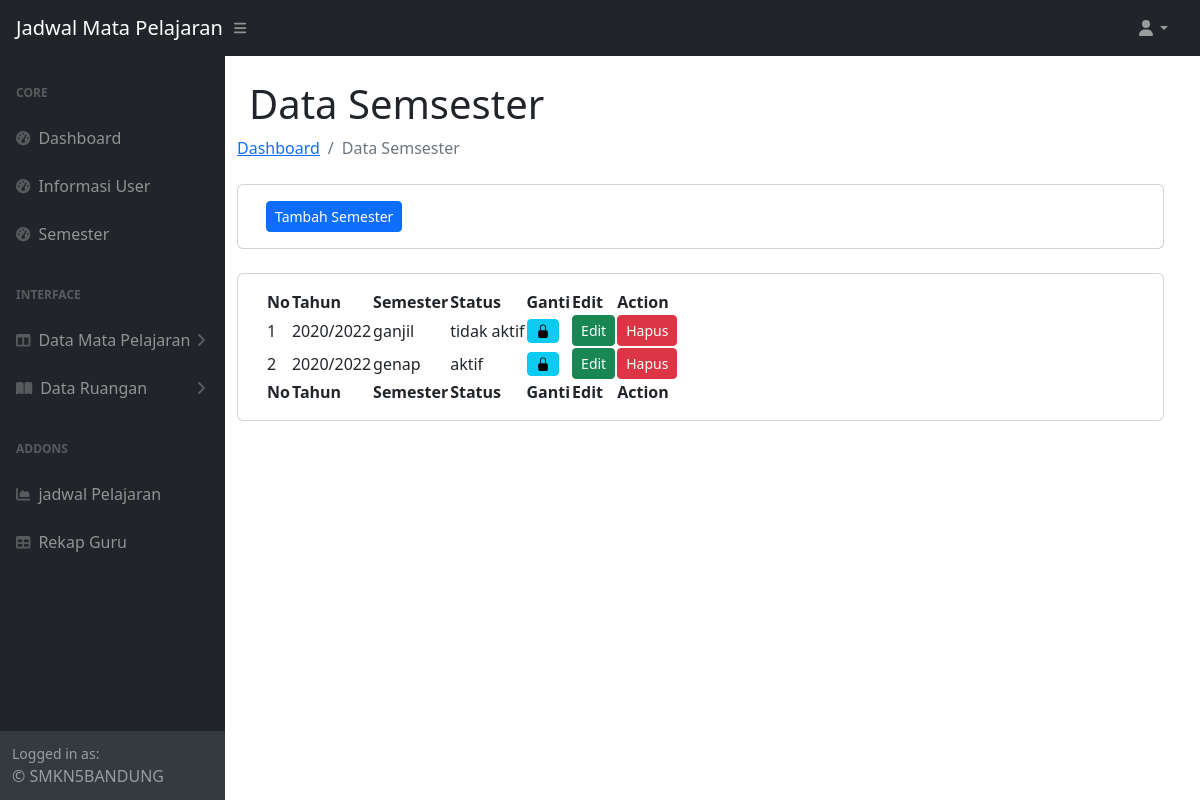
Page /menu_semester.php (signed in) on the committed database.
### tables this page shows
CREATE TABLE `semester` (
  `id_semester` int(11) NOT NULL,
  `tahun` varchar(30) NOT NULL,
  `semester` enum('ganjil','genap','','') NOT NULL,
  `status` enum('0','1','','') NOT NULL
);

### menu_semester.php (the view, shortened to what this page needs)
<?php
$level = $_SESSION['level'];
if($level == 1) { include "template/navigasi_admin.php"; }
?>
<!DOCTYPE html>
<html lang="en">
    <head>
    </head>
        <div id="layoutSidenav">
            <div id="layoutSidenav_content">
                <main>
                    <div class="container-fluid px-4">
                    <div class="col-md-12 row">
                        <h1 class="mt-4">Data Semsester</h1>
                        <ol class="breadcrumb mb-4">
                            <li class="breadcrumb-item"><a href="index.php">Dashboard</a></li>
                            <li class="breadcrumb-item active">Data Semsester</li>
                        </ol>
                        <div class="card mb-4">
                            <div class="card-body">
                                <a href="tambah_semester.php" class="btn btn-primary btn-sm"> Tambah Semester</a>
                            </div>
                        </div>
                        <div class="card mb-4">
                            <div class="card-body">
                                <table id="datatablesSimple">
                                    <thead>
                                        <tr>
                                            <th>No</th>
                                            <th>Tahun</th>
                                            <th>Semester</th>
                                            <th>Status</th>
                                            <th>Ganti</th>
                                            <th>Edit</th>
                                            <th>Action</th>
                                        </tr>
                                    </thead>
                                    <tfoot>
                                        <tr>
                                        <th>No</th>
                                            <th>Tahun</th>
                                            <th>Semester</th>
                                            <th>Status</th>
                                            <th>Ganti</th>
                                            <th>Edit</th>
                                            <th>Action</th>
                                        </tr>
                                    </tfoot>
                                    <tbody>
                                        <?php
                                            $koneksi = mysqli_connect("localhost", "root", "", "jadwal");
                                            $no = 1;
                                            $select         = "select * from semester";
                                            $select         = mysqli_query($koneksi, $select);
                                            while($data= mysqli_fetch_array($select)){
                                        ?>
                                        <tr>
                                            <td><?php echo $no++; ?></td>
                                            <td><?php echo $data['tahun']; ?></td>
                                            <td><?php echo $data['semester']; ?></td>
                                            <td><?php echo $data['status']==1? 'aktif': 'tidak aktif'; ?></td>
                                            <td>
                                                <a href="proses_status_semester.php?id_semester=<?php echo $data['id_semester']; ?>&status=<?php echo $data['status']; ?>" class="btn btn-outline btn-sm btn-info">
                                                    <svg width="1em" height="1em" viewBox="0 0 16 16" class="bi bi-lock-fill"
                                                        fill="currentColor" xmlns="http://www.w3.org/2000/svg">
                                                        <path
                                                            d="M2.5 9a2 2 0 0 1 2-2h7a2 2 0 0 1 2 2v5a2 2 0 0 1-2 2h-7a2 2 0 0 1-2-2V9z" />
                                                        <path fill-rule="evenodd"
                                                            d="M4.5 4a3.5 3.5 0 1 1 7 0v3h-1V4a2.5 2.5 0 0 0-5 0v3h-1V4z" />
                                                    </svg>
                                                </a>
                                            </td>
                                            <td>
                                                <a class="btn btn-success btn-sm" href="edit_semester.php?id_semester=<?php echo $data['id_semester']; ?>" > Edit</a>
                                            </td>
                                            <td>
                                                <a class="btn btn-danger btn-sm" href="hapus_semester.php?id_semester=<?php echo $data['id_semester']; ?>" > Hapus</a>
                                            </td>
                                        </tr>
                                        <?php } ?>
                                    </tbody>
                                </table>
                            </div>
                        </div>
                    </div>
                    </div>
            </div>
        </div>
    </body>
</html>

### template/navigasi_admin.php (style rules this page uses)
.card { background-color:white !important; }
.card-body { background-color:white !important; }

### rows in the picture
semester: tahun "2020/2022", semester "ganjil", status "tidak aktif"
semester: tahun "2020/2022", semester "genap", status "aktif"
